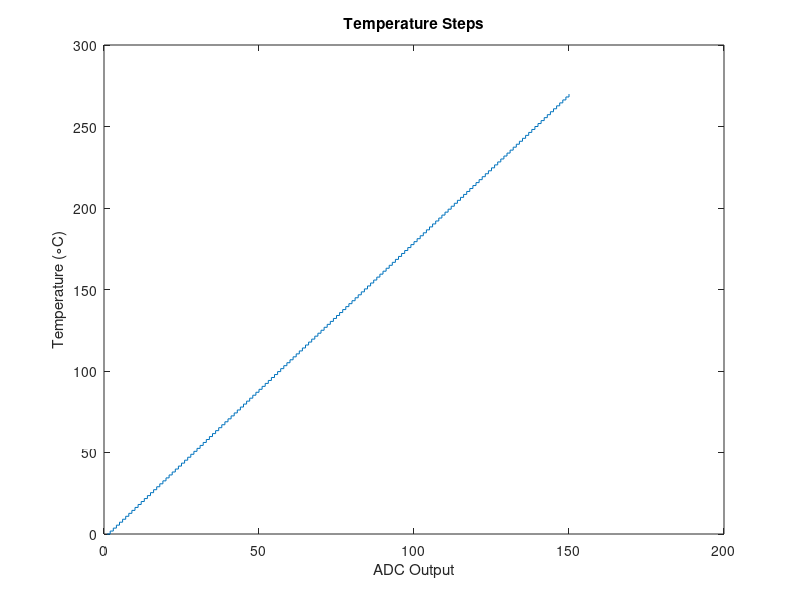

MATLAB code for this plot: (Note: this script raises an error after producing the figure.)
rtherm = [1000:2120.5];
vtherm = zeros(1, 1121);
R0 = 1000

for i = 1:1121
    vtherm(i) =  5*rtherm(i)/(rtherm(i)+R0);
end

% figure

% plot(rtherm, vtherm,'LineWidth', 3)
% title('Voltage Across The Sensor')
% xlabel('Resistance (\Omega)')
% ylabel('Voltage (V)')
% fontsize(24,"points")
% grid minor

temp = 0.2677*(rtherm-1000);
% 
% figure
% 
% plot(temp, vtherm, 'LineWidth',3)
% title('Voltage Across The Sensor')
% xlabel('Temperature (\circC)')
% ylabel('Voltage (V)')
% fontsize(24,"points")
% grid minor

figure

temps = 0:1.8116:270;

stairs(temps)
title('Temperature Steps')
xlabel('ADC Output')
ylabel('Temperature (\circC)')
fontsize(24,'points')


LSB = 5/1024;

volts = 0:LSB:5;
adc_out = 0:1024;

figure

stairs(adc_out, volts)
title('ADC Output')
xlabel('Digital Output')
ylabel('ADC Input (V)')
fontsize(24,'points')
